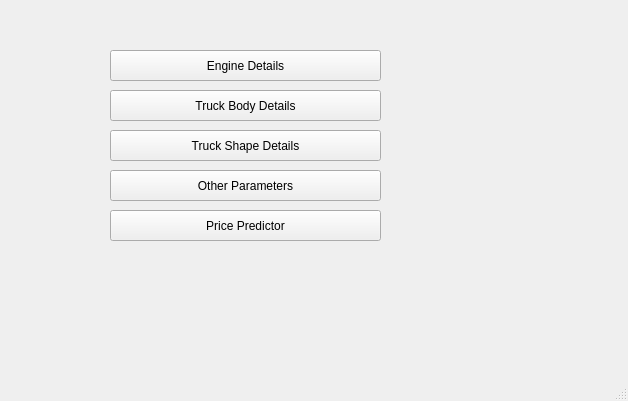
<?xml version="1.0" encoding="UTF-8"?>
<ui version="4.0">
 <class>MainWindow</class>
 <widget class="QMainWindow" name="MainWindow">
  <property name="geometry">
   <rect>
    <x>0</x>
    <y>0</y>
    <width>628</width>
    <height>401</height>
   </rect>
  </property>
  <property name="windowTitle">
   <string>Truck Price Predictor</string>
  </property>
  <property name="autoFillBackground">
   <bool>false</bool>
  </property>
  <widget class="QWidget" name="centralwidget">
   <widget class="QPushButton" name="pushButton">
    <property name="geometry">
     <rect>
      <x>110</x>
      <y>90</y>
      <width>271</width>
      <height>31</height>
     </rect>
    </property>
    <property name="text">
     <string>Truck Body Details</string>
    </property>
   </widget>
   <widget class="QPushButton" name="pushButton_2">
    <property name="geometry">
     <rect>
      <x>110</x>
      <y>170</y>
      <width>271</width>
      <height>31</height>
     </rect>
    </property>
    <property name="text">
     <string>Other Parameters</string>
    </property>
   </widget>
   <widget class="QPushButton" name="pushButton_3">
    <property name="geometry">
     <rect>
      <x>110</x>
      <y>130</y>
      <width>271</width>
      <height>31</height>
     </rect>
    </property>
    <property name="text">
     <string>Truck Shape Details</string>
    </property>
   </widget>
   <widget class="QPushButton" name="pushButton_5">
    <property name="geometry">
     <rect>
      <x>110</x>
      <y>50</y>
      <width>271</width>
      <height>31</height>
     </rect>
    </property>
    <property name="text">
     <string>Engine Details</string>
    </property>
   </widget>
   <widget class="QPushButton" name="pushButton_4">
    <property name="geometry">
     <rect>
      <x>110</x>
      <y>210</y>
      <width>271</width>
      <height>31</height>
     </rect>
    </property>
    <property name="text">
     <string>Price Predictor</string>
    </property>
   </widget>
   <widget class="QLabel" name="label">
    <property name="geometry">
     <rect>
      <x>0</x>
      <y>0</y>
      <width>621</width>
      <height>451</height>
     </rect>
    </property>
    <property name="text">
     <string/>
    </property>
    <property name="pixmap">
     <pixmap>../truck.jpg</pixmap>
    </property>
   </widget>
   <zorder>label</zorder>
   <zorder>pushButton</zorder>
   <zorder>pushButton_2</zorder>
   <zorder>pushButton_3</zorder>
   <zorder>pushButton_5</zorder>
   <zorder>pushButton_4</zorder>
  </widget>
  <widget class="QStatusBar" name="statusbar"/>
 </widget>
 <resources/>
 <connections/>
</ui>
